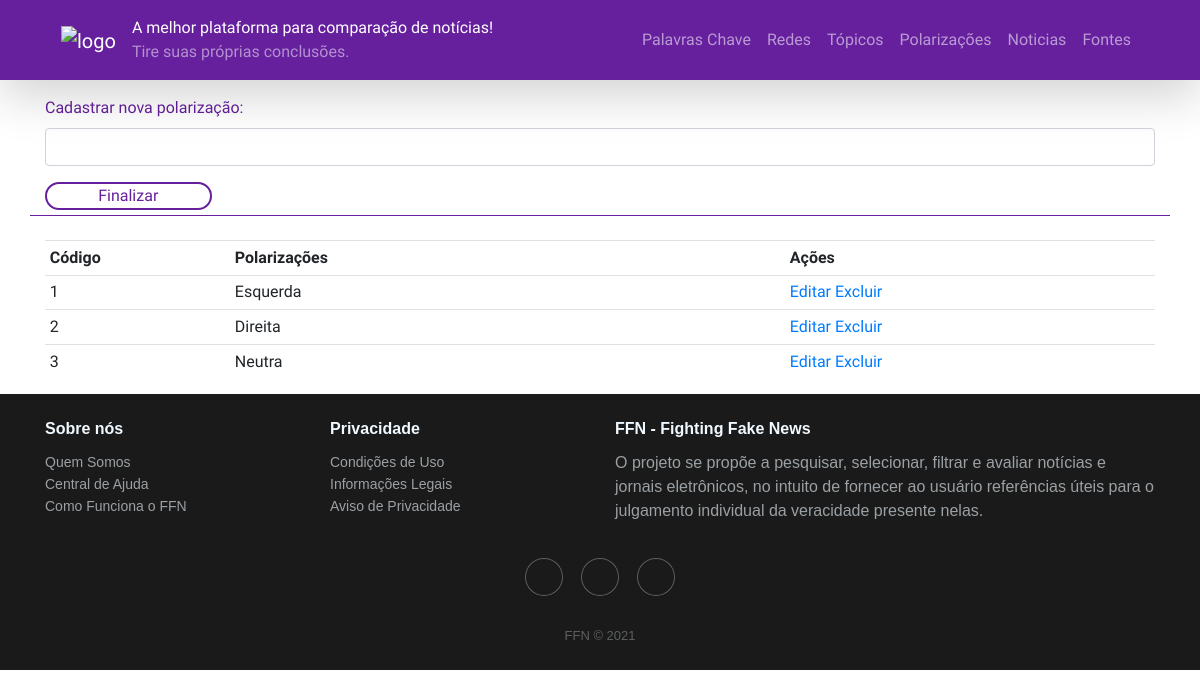
Page /CRUD/lcpolarizacao.php on the committed database.
### tables this page shows
create table tb_polarizacoes(
	pol_codigo int auto_increment,
    pol_polarizacao varchar(45) not null,
    constraint pk_polarizacoes primary key(pol_codigo)
);

### CRUD/lcpolarizacao.php (the view, shortened to what this page needs)
<?php
include("../config.php");
$consulta = $conexao->query("select * from tb_polarizacoes");
?>
<!DOCTYPE html>
<html lang="pt-br">
  <head>
    <link
      rel="stylesheet"
      href="https://maxcdn.bootstrapcdn.com/bootstrap/4.0.0/css/bootstrap.min.css"
    />
    <link
      rel="stylesheet"
      href="https://cdnjs.cloudflare.com/ajax/libs/twitter-bootstrap/4.1.3/css/bootstrap.min.css"
    />
    <link
      rel="stylesheet"
      href="https://cdnjs.cloudflare.com/ajax/libs/ionicons/2.0.1/css/ionicons.min.css"
    />
    <link rel="stylesheet" href="../ffn-style.css" />
  </head>
  <body id="body-search-result">
    <header class= "sticky-top">
      <div class="shadow-lg rounded">
        <div class="container">
          <nav class="navbar navbar-expand-md navbar-dark">
          <a class="navbar-brand" href="../index.php">
              <img
                src="https://i.imgur.com/ZB9JOd9.png"
                alt="logo"
                width="125px"
                class="image-fluid"
              />
            </a>
            <div style="font-family: 'Libre Franklin', sans-serif;" class="navbar-slotext">
              <span class="navbar-text pb-0" style="color:white; font-weight: 460;"
                >A melhor plataforma para comparação&nbsp;de notícias!
              </span>
              <br>
              <span class="navbar-text pt-0" id="subslogan"
                >Tire suas próprias conclusões.
              </span>
            </div>
            <div class="collapse navbar-collapse" id="head-div">
              <div class="navbar-nav ml-auto">
              <a class="nav-item nav-link" href="lcpalavra.php">
                  Palavras Chave</a>
                <a class="nav-item nav-link" href="lcredes.php">
                  Redes
                </a>
                <a class="nav-item nav-link" href="lctemas.php">
                  Tópicos</a>
                <a class="nav-item nav-link" href="lcpolarizacao.php">
                  Polarizações</a>
                <a class="nav-item nav-link" href="listanoticias.php">
                  Noticias</a>
                <a class="nav-item nav-link" href="listafontes.php">
                  Fontes</a>
              </div>
            </div>
          </nav>
        </div>
      </div>
    </header>
    <div class="container mt-3" id="area-pesquisa"
      style="color: #66209e; border-bottom: 1px solid #66209e">
      <form class="form" action="?" method="POST" id="form-search">
        <div class="form-group">
          <label for="search">Cadastrar nova polarização:</label>
          <input
          type="text"
          name="polarizacao"
          class="form-control"
          id="pesquisa"
          autofocus
          style="font-family: Libre Franklin;"/>
        </div>
          <div class="form-group" style="margin-bottom: 5px;">
            <input type="submit" value="Finalizar" id="enviar2" />
          </div>
        </div>
      <br>
    <div class="container">
      <table class="table table-sm">
        <tr class="instrucoes">
          <th class="col-xs-2 col-sm-2 col-md-2" scope="col">Código</th>
          <th class="col-xs-8 col-sm-8 col-md-6" scope="col">Polarizações</th>
          <th class="col-xs-8 col-sm-8 col-md-6" scope="col">Ações</th>
        </tr>
        <?php while($resultado = $consulta->fetch_assoc()){ ?>
            <tr class="result">
                <td><?php echo $resultado['pol_codigo']?></td>
                <td><?php echo $resultado['pol_polarizacao']?></td>
                <td class="editar" >
                    <a href="editarpolarizacao.php?codigo=<?php echo $resultado['pol_codigo'];?>">Editar</a>
                    <a href="?excluir=<?php echo $resultado['pol_codigo'];?>">Excluir</a>
                </td>
            </tr>
        <?php } ?>
      </table>
    </div>
    <div class="footer-dark">
      <footer>
        <div class="container" style="font-family: sans-serif;">
          <div class="row">
            <div class="col-sm-6 col-md-3 item">
              <h3>Sobre nós</h3>
              <ul>
                <li><a href="#">Quem Somos</a></li>
                <li><a href="#">Central de Ajuda</a></li>
                <li><a href="#">Como Funciona o FFN</a></li>
              </ul>
            </div>
            <div class="col-sm-6 col-md-3 item">
              <h3>Privacidade</h3>
              <ul>
                <li><a href="#">Condições de Uso</a></li>
                <li><a href="#">Informações Legais</a></li>
                <li><a href="#">Aviso de Privacidade</a></li>
              </ul>
            </div>
            <div class="col-md-6 item text">
              <h3>FFN - Fighting Fake News</h3>
              <p>
                O projeto se propõe a pesquisar, selecionar, filtrar e avaliar
                notícias e jornais eletrônicos, no intuito de fornecer ao usuário
                referências úteis para o julgamento individual da veracidade presente nelas.
              </p>
            </div>
            <div class="col item social">
              <a href="#"><i class="icon ion-social-facebook"></i></a>
              <a href="#"><i class="icon ion-social-twitter"></i></a>
              <a href="#"><i class="icon ion-social-instagram"></i></a>
            </div>
          </div>
          <p class="copyright">
            FFN © 2021</p>
        </div>
      </footer>
    </div>
  </body>
</html>

### ffn-style.css (style rules this page uses)
* { margin: 0; padding: 0; border: 0; }
header { background-color: #66209e; }
#head-div a { font-weight: 460; color: rgba(255, 255, 255, 0.55); transition: .15s; }
body { font-family: 'Urbanist', sans-serif; }
#fomr-search, #area-pesquisa { margin-top: 15px; }
#enviar2 { border: 2px solid #66209e; border-radius: 30px; width: 15%; background: none; color: #66209e; }
.footer-dark { padding: 25px 0; color: #f0f9ff; background-color: #1a1a1a; }
.footer-dark h3 { margin-top: 0; margin-bottom: 12px; font-weight: bold; font-size: 16px; }
.footer-dark ul { padding: 0; list-style: none; line-height: 1.6; font-size: 14px; margin-bottom: 0; }
.footer-dark ul a { color: inherit; text-decoration: none; opacity: 0.6; }
p.copyright { margin: 0; padding: 0; }
.footer-dark .item.text { margin-bottom: 36px; }
.footer-dark .item.text p { opacity: 0.6; margin-bottom: 0; }
.footer-dark .item.social { text-align: center; }
.footer-dark .item.social > a { font-size: 20px; width: 36px; height: 36px; line-height: 36px; display: inline-block; text-align: center; border-radius: 50%; box-shadow: 0 0 0 1px rgba(255, 255, 255, 0.4); margin: 0 8px; color: #fff; opacity: 0.75; }
.footer-dark .copyright { text-align: center; padding-top: 24px; opacity: 0.3; font-size: 13px; margin-bottom: 0; }

### rows in the picture
tb_polarizacoes: pol_codigo "1", pol_polarizacao "Esquerda"
tb_polarizacoes: pol_codigo "2", pol_polarizacao "Direita"
tb_polarizacoes: pol_codigo "3", pol_polarizacao "Neutra"
